Frame 1 (no input): blank canvas, image omitted
Frame 60 (no input): blank canvas, image omitted
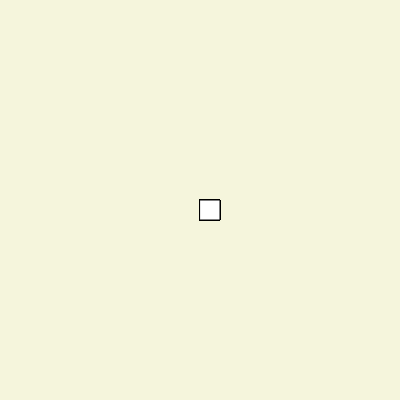
Frame 120 (the mouse pressed at the canvas centre since frame 60)

The p5.js sketch whose frames 1 and 60 were blank and that drew this single picture after the mouse press (run headless with seeded random() and noise() and a simulated clock; from frame 60 on, the mouse is pressed at the canvas centre):

// p5.js sketch
// ── sketch.js
function setup() {
    createCanvas(400, 400);
    background("beige");
  }
  
  function draw() {
    stroke("black");
    fill("white");
    if (mouseIsPressed) {
      rect(mouseX, mouseY, 20, 20);
    }
  }
  
